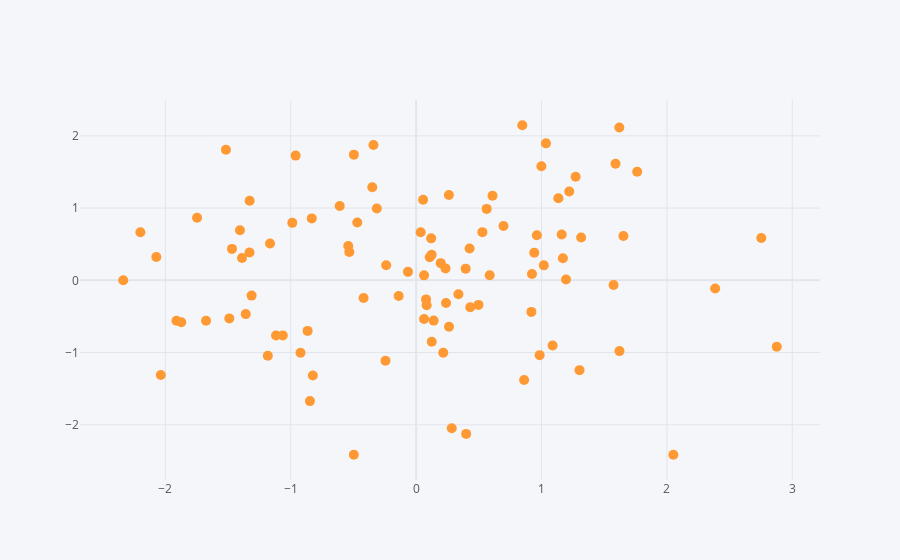

Notebook cell for this chart:
### Markdown cell above
#### Scatter Plot

### Code cell
df1.iplot(kind='scatter',x='A',y='B',mode='markers',size=10)
